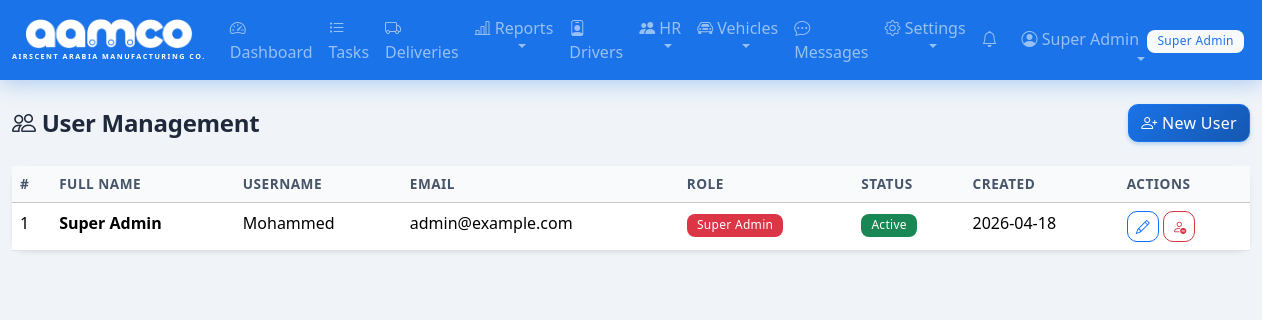
The app's page /users (signed in) with its own data.
### tables this page shows
CREATE TABLE users (
            id INTEGER PRIMARY KEY AUTOINCREMENT,
            username TEXT UNIQUE NOT NULL,
            password_hash TEXT NOT NULL,
            full_name TEXT NOT NULL,
            email TEXT,
            phone TEXT,
            pin_hash TEXT,
            profile_pic TEXT,
            role TEXT NOT NULL DEFAULT 'user',
            is_active INTEGER NOT NULL DEFAULT 1,
            created_at TIMESTAMP DEFAULT CURRENT_TIMESTAMP
        );

### app.py (the view)
@app.route('/users')
@admin_required
def users():
    db = get_db()
    user_list = db.execute('SELECT * FROM users ORDER BY created_at DESC').fetchall()
    db.close()
    return render_template('users.html', users=user_list)

### app.py (called while the page is built)
@login_manager.user_loader
def load_user(user_id):
    db = get_db()
    row = db.execute('SELECT * FROM users WHERE id = ?', (user_id,)).fetchone()
    db.close()
    if row:
        return User(**dict(row))
    return None

def admin_required(f):
    @wraps(f)
    @login_required
    def decorated(*args, **kwargs):
        if not current_user.is_admin():
            flash('Access denied. Admin privileges required.', 'danger')
            return redirect(url_for('dashboard'))
        return f(*args, **kwargs)
    return decorated

@app.context_processor
def inject_notification_count():
    if current_user.is_authenticated:
        db = get_db()
        count = db.execute('SELECT COUNT(*) FROM notifications WHERE user_id = ? AND is_read = 0',
                          (current_user.id,)).fetchone()[0]
        msg_count = db.execute('SELECT COUNT(*) FROM messages WHERE receiver_id = ? AND is_read = 0',
                              (current_user.id,)).fetchone()[0]
        db.close()
        return {'unread_notif_count': count, 'unread_msg_count': msg_count}
    return {'unread_notif_count': 0, 'unread_msg_count': 0}

@app.context_processor
def inject_settings():
    if current_user.is_authenticated:
        db = get_db()
        try:
            rows = db.execute('SELECT key, value FROM settings').fetchall()
            s = {r['key']: r['value'] for r in rows}
        except Exception:
            s = {}
        db.close()
        return {'app_settings': s, 'now': datetime.now}
    return {'app_settings': {}, 'now': datetime.now}

    @property
    def is_active(self):
        return bool(self._is_active)

    def is_super_admin(self):
        return self.role == 'super_admin'

    def is_admin(self):
        return self.role in ('super_admin', 'admin')

    def has_pin(self):
        return bool(self.pin_hash)

### database.py (called while the page is built)
def get_db():
    conn = sqlite3.connect(DB_PATH)
    conn.row_factory = sqlite3.Row
    conn.execute("PRAGMA foreign_keys = ON")
    return conn

### templates/users.html (shortened to what this page needs)
{% extends "base.html" %}
{% block content %}
<div class="d-flex justify-content-between align-items-center mb-4">
    <h4 class="mb-0"><i class="bi bi-people"></i> User Management</h4>
    {% if current_user.is_super_admin() %}
    <a href="{{ url_for('add_user') }}" class="btn btn-primary"><i class="bi bi-person-plus"></i> New User</a>
    {% endif %}
</div>
<div class="card shadow-sm border-0">
    <div class="card-body p-0">
        <div class="table-responsive">
            <table class="table table-hover mb-0">
                <thead class="table-light">
                    <tr>
                        <th>#</th>
                        <th>Full Name</th>
                        <th>Username</th>
                        <th>Email</th>
                        <th>Role</th>
                        <th>Status</th>
                        <th>Created</th>
                        <th>Actions</th>
                    </tr>
                </thead>
                <tbody>
                    {% for u in users %}
                    <tr>
                        <td>{{ u.id }}</td>
                        <td><strong>{{ u.full_name }}</strong></td>
                        <td>{{ u.username }}</td>
                        <td>{{ u.email or '-' }}</td>
                        <td>
                            {% if u.role == 'super_admin' %}
                                <span class="badge bg-danger">Super Admin</span>
                            {% elif u.role == 'admin' %}
                                <span class="badge bg-primary">Admin</span>
                            {% else %}
                                <span class="badge bg-secondary">User</span>
                            {% endif %}
                        </td>
                        <td>
                            {% if u.is_active %}
                                <span class="badge bg-success">Active</span>
                            {% else %}
                                <span class="badge bg-secondary">Inactive</span>
                            {% endif %}
                        </td>
                        <td>{{ u.created_at[:10] if u.created_at else '-' }}</td>
                        <td class="text-nowrap">
                            {% if current_user.is_super_admin() %}
                            <a href="{{ url_for('edit_user', user_id=u.id) }}" class="btn btn-sm btn-outline-primary" title="Edit">
                                <i class="bi bi-pencil"></i>
                            </a>
                            <a href="{{ url_for('toggle_user', user_id=u.id) }}" class="btn btn-sm btn-outline-{{ 'danger' if u.is_active else 'success' }}"
                               title="{{ 'Deactivate' if u.is_active else 'Activate' }}"
                               onclick="return confirm('{{ 'Deactivate' if u.is_active else 'Activate' }} this user?')">
                                <i class="bi bi-{{ 'person-dash' if u.is_active else 'person-check' }}"></i>
                            </a>
                            {% endif %}
                        </td>
                    </tr>
                    {% endfor %}
                </tbody>
            </table>
        </div>
    </div>
</div>
{% endblock %}

### templates/base.html (shortened to what this page needs)
<!DOCTYPE html>
<html lang="en" data-bs-theme="light">
<head>
    <link href="https://cdn.jsdelivr.net/npm/bootstrap@5.3.2/dist/css/bootstrap.min.css" rel="stylesheet">
    <link href="https://cdn.jsdelivr.net/npm/bootstrap-icons@1.11.1/font/bootstrap-icons.css" rel="stylesheet">
    <link href="{{ url_for('static', filename='style.css') }}?v=5" rel="stylesheet">
</head>
<body>
    {% if current_user.is_authenticated %}
    <nav class="navbar navbar-expand-lg navbar-dark" style="background-color: #1a73e8;">
        <div class="container-fluid">
            <a class="navbar-brand fw-bold" href="{{ url_for('dashboard') }}">
                <div class="d-flex flex-column align-items-center">
                    <img src="{{ url_for('static', filename='logo.png') }}" alt="AAMCO" height="30" style="filter: brightness(0) invert(1);">
                    <span class="text-white d-none d-md-block" style="font-size: 0.45rem; letter-spacing: 1.5px; margin-top: 2px;">AIRSCENT ARABIA MANUFACTURING CO.</span>
                </div>
            </a>
            <div class="collapse navbar-collapse" id="navBar">
                <ul class="navbar-nav me-auto">
                    <li class="nav-item">
                        <a class="nav-link" href="{{ url_for('dashboard') }}"><i class="bi bi-speedometer2"></i> Dashboard</a>
                    </li>
                    <li class="nav-item">
                        <a class="nav-link" href="{{ url_for('tasks') }}"><i class="bi bi-list-task"></i> Tasks</a>
                    </li>
                    <li class="nav-item">
                        <a class="nav-link" href="{{ url_for('deliveries') }}"><i class="bi bi-truck"></i> Deliveries</a>
                    </li>
                    <li class="nav-item dropdown">
                        <a class="nav-link dropdown-toggle" href="#" role="button" data-bs-toggle="dropdown">
                            <i class="bi bi-bar-chart-line"></i> Reports
                        </a>
                    </li>
                    <li class="nav-item">
                        <a class="nav-link" href="{{ url_for('delivery_persons') }}"><i class="bi bi-person-badge"></i> Drivers</a>
                    </li>
                    <li class="nav-item dropdown">
                        <a class="nav-link dropdown-toggle" href="#" role="button" data-bs-toggle="dropdown">
                            <i class="bi bi-people-fill"></i> HR
                        </a>
                    </li>
                    <li class="nav-item dropdown">
                        <a class="nav-link dropdown-toggle" href="#" role="button" data-bs-toggle="dropdown">
                            <i class="bi bi-car-front"></i> Vehicles
                        </a>
                    </li>
                    <li class="nav-item">
                        <a class="nav-link position-relative" href="{{ url_for('messages_inbox') }}">
                            <i class="bi bi-chat-dots"></i> Messages
                        </a>
                    </li>
                    {% if current_user.is_admin() %}
                    <li class="nav-item dropdown">
                        <a class="nav-link dropdown-toggle" href="#" role="button" data-bs-toggle="dropdown">
                            <i class="bi bi-gear"></i> Settings
                        </a>
                    </li>
                    {% endif %}
                </ul>
                <ul class="navbar-nav">
                    <li class="nav-item me-2">
                        <a class="nav-link position-relative" href="{{ url_for('notifications') }}" title="Notifications" id="notifBellLink">
                            <i class="bi bi-bell"></i>
                        </a>
                    </li>
                    <li class="nav-item dropdown">
                        <a class="nav-link dropdown-toggle" href="#" role="button" data-bs-toggle="dropdown">
                            {% if current_user.profile_pic %}
                            <img src="{{ url_for('static', filename='uploads/' + current_user.profile_pic) }}" alt="" class="rounded-circle me-1" style="width:24px;height:24px;object-fit:cover;">
                            {% else %}
                            <i class="bi bi-person-circle"></i>
                            {% endif %}
                            {{ current_user.full_name }}
                            <span class="badge bg-light text-primary ms-1">{{ current_user.role | replace('_', ' ') | title }}</span>
                        </a>
                    </li>
                </ul>
            </div>
        </div>
    </nav>
    {% endif %}
    <div class="container-fluid py-4">
        {% block content %}{% endblock %}
    </div>
</body>
</html>

### static/style.css (style rules this page uses)
:root { --tf-primary: #1a73e8; --tf-primary-dark: #1557b0; --tf-primary-light: #e8f0fe; --tf-dark: #0a0f1a; --tf-dark-card: #111827; --tf-dark-surface: #1e293b; --tf-blue-glow: rgba(26, 115, 232, 0.12); --tf-border: #e2e8f0; --tf-radius: 14px; --tf-shadow: 0 1px 3px rgba(0,0,0,0.06), 0 1px 2px rgba(0,0,0,0.04); --tf-shadow-md: 0 4px 6px rgba(0,0,0,0.05), 0 2px 4px rgba(0,0,0,0.04); --tf-shadow-lg: 0 10px 30px rgba(0,0,0,0.08); }
body { background-color: #f0f4f8; font-family: 'Segoe UI', system-ui, -apple-system, sans-serif; color: #1e293b; -webkit-font-smoothing: antialiased; }
.navbar { box-shadow: 0 4px 20px rgba(26, 115, 232, 0.3); border-bottom: none; backdrop-filter: blur(10px); z-index: 1030; position: relative; }
.navbar-brand { font-size: 1.4rem; letter-spacing: 0.5px; }
.card { border-radius: var(--tf-radius); border: 1px solid var(--tf-border); box-shadow: var(--tf-shadow); transition: box-shadow 0.25s ease; }
.table th { font-weight: 600; font-size: 0.85rem; text-transform: uppercase; letter-spacing: 0.5px; color: #475569; background-color: #f8fafc; }
.badge { font-weight: 500; padding: 0.4em 0.8em; }
.btn-primary { background: linear-gradient(135deg, var(--tf-primary) 0%, var(--tf-primary-dark) 100%); border-color: var(--tf-primary); box-shadow: 0 2px 4px rgba(26, 115, 232, 0.3); }
.btn { border-radius: 10px; font-weight: 500; letter-spacing: 0.3px; }
.text-primary { color: var(--tf-primary) !important; }
.badge { font-weight: 500; padding: 0.45em 0.85em; border-radius: 8px; letter-spacing: 0.3px; }
h4 { font-weight: 700; letter-spacing: -0.3px; }
.card { transition: box-shadow 0.25s ease; }
.btn { transition: transform 0.15s ease, box-shadow 0.15s ease, background-color 0.2s ease; }
.table-hover > tbody > tr { transition: background-color 0.2s ease; }
.navbar-nav .nav-link { position: relative; transition: color 0.2s ease; }
.navbar-nav .nav-link::after { content: ''; position: absolute; bottom: 0; left: 50%; width: 0; height: 2px; background-color: var(--tf-primary); transition: width 0.3s ease, left 0.3s ease; }

### records on screen
users: full_name "Super Admin", role "Super Admin", id "1", username "Mohammed", email "admin@example.com", is_active "Active", created_at "2026-04-18"
